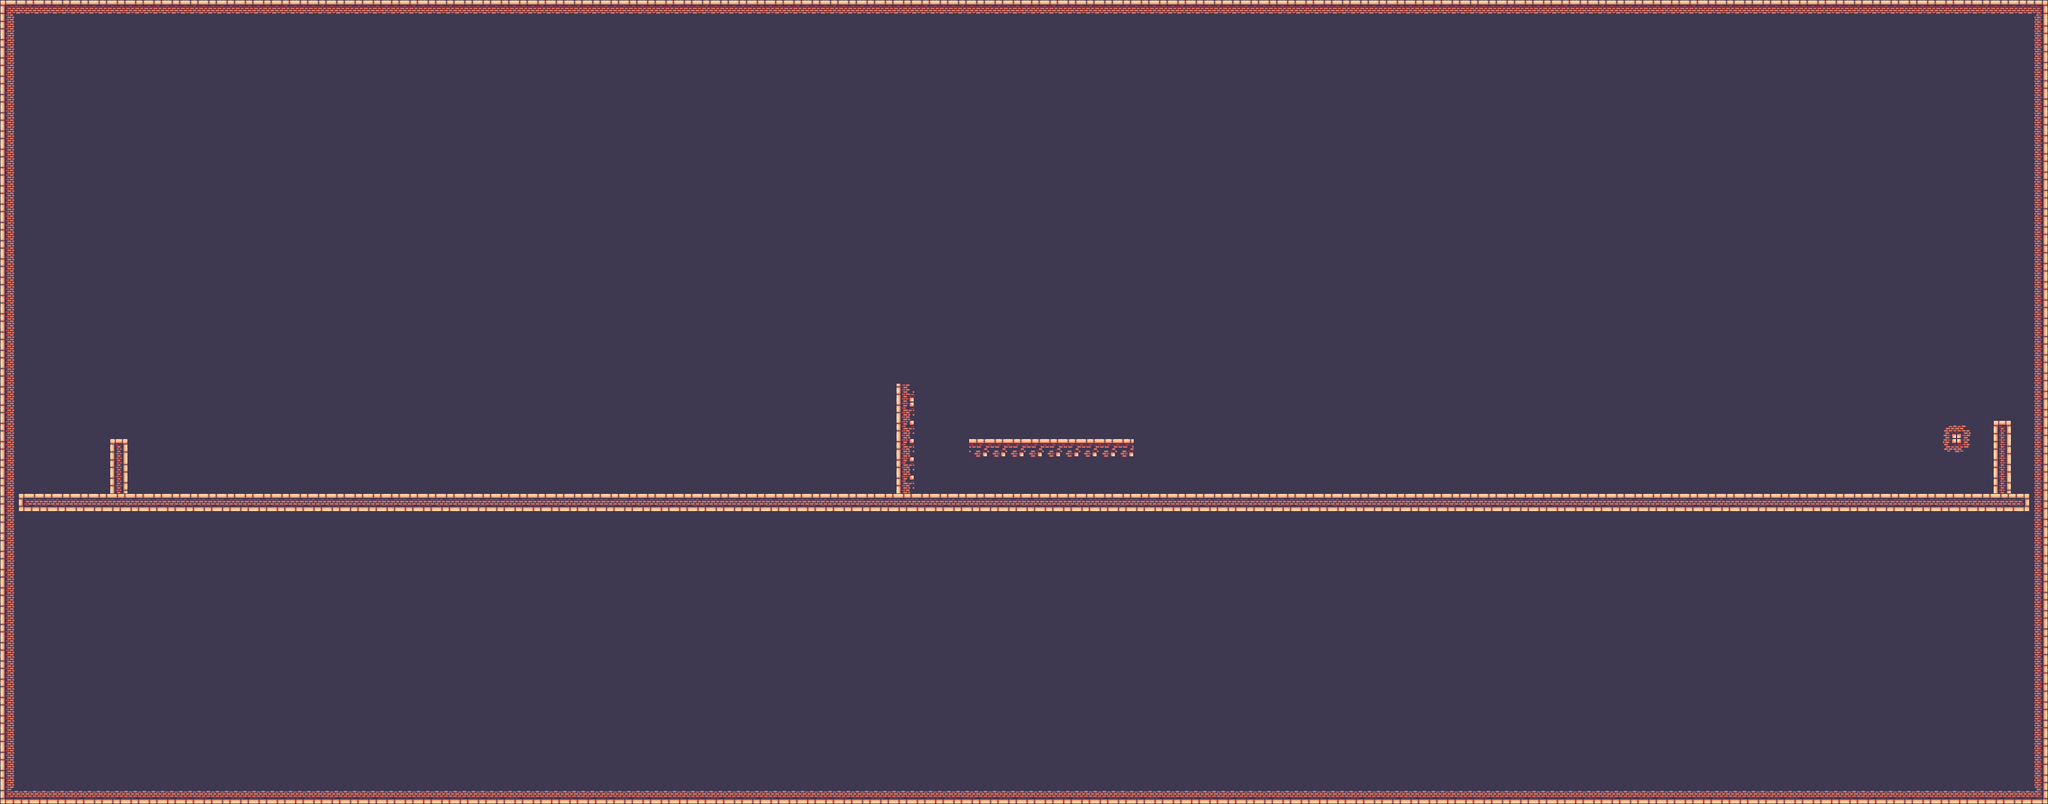

Rendered tile map (Tiled .tmx) drawn with the repository's tilesets; below, a short description and the map source with its tile grids summarised:
An orthogonal 112x44 tile map with 32x32 px tiles, 5 tile layers (Background, Platforms, VisualDoors, Walls, ...) and 4 objects (2, 1, 2-3).

<map version="1.10" tiledversion="1.10.0" orientation="orthogonal" renderorder="right-down" width="112" height="44" tilewidth="32" tileheight="32" infinite="0" nextlayerid="11" nextobjectid="37">
 <tileset firstgid="1" source="Terrain.tsx" />
 <layer id="1" name="Background" width="112" height="44">
  <data>[4928 cells, 4928 non-empty, 1 distinct tile ids]</data>
 </layer>
 <layer id="2" name="Platforms" width="112" height="44">
  <data>[4928 cells, 111 non-empty, 3 distinct tile ids]</data>
 </layer>
 <layer id="3" name="VisualDoors" width="112" height="44">
  <data>[4928 cells, 4 non-empty, 4 distinct tile ids]</data>
 </layer>
 <layer id="9" name="Walls" width="112" height="44">
  <data>[4928 cells, 315 non-empty, 10 distinct tile ids]</data>
 </layer>
 <layer id="7" name="DestroyableTiles" width="112" height="44">
  <data>[4928 cells, 15 non-empty, 3 distinct tile ids]</data>
 </layer>
 <objectgroup id="10" name="Bosspawnpoint">
  <object id="35" x="1152" y="800">
   <point />
  </object>
 </objectgroup>
 <objectgroup id="4" name="Spawnpoints">
  <object id="1" name="2" x="3349.33" y="782.788">
   <point />
  </object>
  <object id="8" name="1" x="378.909" y="786.485">
   <point />
  </object>
 </objectgroup>
 <objectgroup id="5" name="Doors">
  <object id="9" name="2-3" x="3405.33" y="746.667" width="38.6667" height="43" />
 </objectgroup>
</map>
